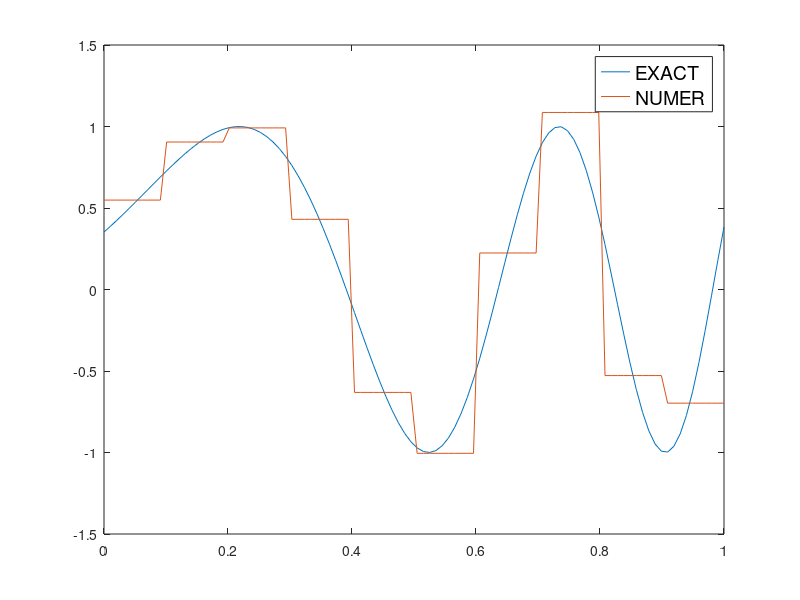

This figure's MATLAB source:
1;
% ===== FINITE VOLUME METHOD 1D
% ===== -d( K(x) * du(x)/dx )/dx + u(x) = F(x) ====

% use some global variables for the sake of convenience
global A B Nelem Nvert grid u center

% 1. ===================================== Input Data
% left boundary
A = 0;
% right boundary
B = 1;
% number of finite elements
Nelem = 10;
% number of vertices
Nvert = Nelem + 1;
% number of faces
Nface = Nvert;
% vertices of computational grid: equidistant meshing
grid = linspace(A, B, Nvert);
% solution vector
u = zeros(Nelem, 1);
% center coordinates of finite elements
center = zeros(Nelem, 1);
for i = 1:Nelem
	center(i) = (grid(i+1) + grid(i))/2;
endfor

% 2. ============================= Analytical Functions
% Known exact solution (analytical function)
function ret = uexact(x)
	ret = sin(9*(x+0.2).^2);
endfunction

% K(x) (known analytical function)
function ret = kfun(x)
	ret = 1.0/(18*18*(x+0.2));
endfunction

% F(x) right side function (known analytical function)
function ret = ffun(x)
	ret = (x + 1.2).*uexact(x);
endfunction

function ret = find_elem(x)
	global Nelem grid
	% TODO Optimize
	for ielem=1:Nelem
		if x >= grid(ielem) && x <= grid(ielem+1)
			ret = ielem;
			return
		endif
	endfor
	error("%f is out of bounds\n", x);
endfunction

% numerical solution: defined through solution vector u and basis functions phi_i
function ret = unumer(x)
	global u
	ielem = find_elem(x);
	ret = u(ielem);
endfunction

% basis function for i-th element
function ret = phi(i, x)
	global grid
	if x >= grid(i) && x <= grid(i+1)
		ret = 1;
	else
		ret = 0;
	endif
endfunction

% approximate analytic functions
fvec = [];
kvec = [];
for i=1:Nelem
	fvec(i) = ffun(center(i));
	kvec(i) = kfun(center(i));
endfor



% 3. ================================ SLE Assembly and Solution
% left hand side matrix
M = zeros(Nelem, Nelem);
% right hand side vector
rhs = zeros(Nelem, 1);

% assembly: looping through each element (or each row)
for irow = 1:Nelem
	ielem = irow;
	% --- integral 2 (mass)
	len = grid(ielem+1) - grid(ielem);
	M(irow, irow) += len;

	% --- integral 3 (right side)
	rhs(irow) += len*ffun(center(ielem));
endfor

% internal
for iface=2:Nface-1
	ielem1 = iface - 1;
	ielem2 = iface;
	irow1 = ielem1;
	irow2 = ielem2;

	k1 = kvec(ielem1);
	k2 = kvec(ielem2);
	h1 = grid(ielem1+1) - center(ielem1);
	h2 = center(ielem2) - grid(ielem2);
	kc = k1*k2*(h1 + h2)/(k1*h2 + k2*h1);

	m = kc/(center(ielem2) - center(ielem1));

	M(irow1, irow1) += m;
	M(irow2, irow2) += m;
	M(irow1, irow2) += -m;
	M(irow2, irow1) += -m;
endfor

% left side Dirichlet boundary condition
kc = kvec(1);
m = kc/(center(1) - grid(1));
M(1, 1) += m;
rhs(1) += uexact(grid(1)) * m;

% right side Dirichlet boundary condition
kc = kvec(Nelem);
m = kc/(grid(Nvert) - center(Nelem));
M(Nelem, Nelem) += m;
rhs(Nelem) += uexact(grid(Nvert)) * m;

% obtain solution
u = M\rhs;

% 4. ============================== Visualization and output
% visualization on equidistant fine grid with Nvis nodes
Nvis = 100;
x = linspace(A, B, Nvis);
clear y_exact y_numer
for i=1:Nvis
	% get exact solution for each x entry
	y_exact(i) = uexact(x(i));
	% get numerical solution for each x entry
	y_numer(i) = unumer(x(i));
endfor
% plot y_exact(x), y_numer(x)
plot(x, y_exact, x, y_numer);
lg = legend("EXACT", "NUMER");
set(lg, "fontsize", 14);

% calculate and print norms: maximum and standard deviations
Nmax = max(abs(y_exact - y_numer))
N2 = std(y_exact - y_numer)

uexact_appr = zeros(Nelem, 1);
for i=1:Nelem
	uexact_appr(i) = uexact(center(i));
endfor
NmaxA = max(abs(uexact_appr - u))
N2A = sqrt(1/Nelem*sum((uexact_appr - u).^2))
